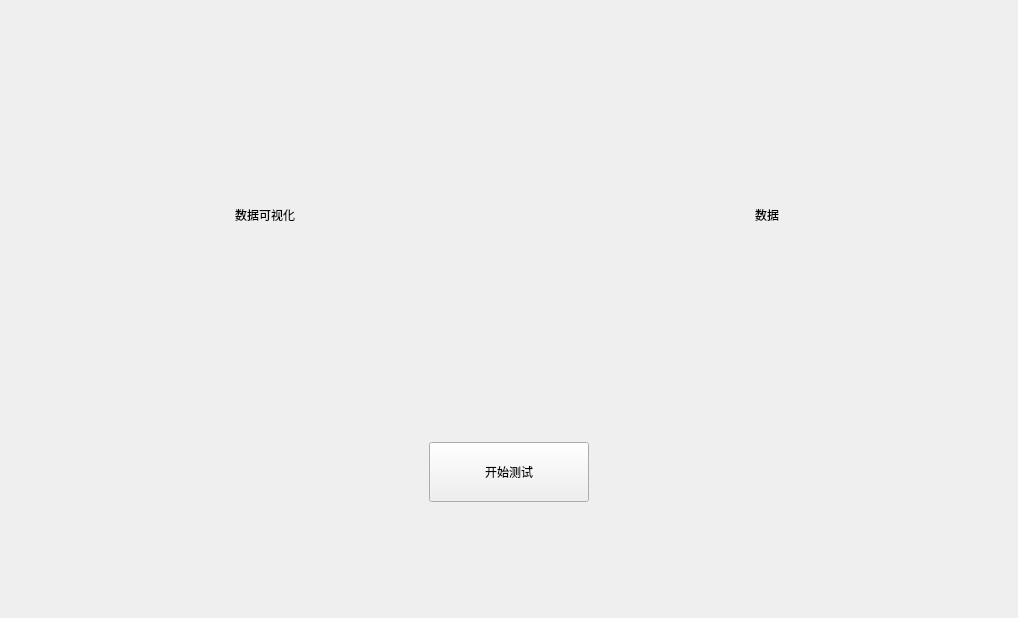
<?xml version="1.0" encoding="UTF-8"?>
<ui version="4.0">
 <class>Form</class>
 <widget class="QWidget" name="Form">
  <property name="geometry">
   <rect>
    <x>0</x>
    <y>0</y>
    <width>1018</width>
    <height>618</height>
   </rect>
  </property>
  <property name="sizePolicy">
   <sizepolicy hsizetype="Expanding" vsizetype="Expanding">
    <horstretch>0</horstretch>
    <verstretch>0</verstretch>
   </sizepolicy>
  </property>
  <property name="minimumSize">
   <size>
    <width>1018</width>
    <height>618</height>
   </size>
  </property>
  <property name="windowTitle">
   <string>Form</string>
  </property>
  <layout class="QVBoxLayout" name="verticalLayout_3" stretch="5,0,1">
   <item>
    <widget class="QWidget" name="widget_6" native="true">
     <layout class="QHBoxLayout" name="horizontalLayout_2">
      <item>
       <widget class="QLabel" name="label_datashow">
        <property name="minimumSize">
         <size>
          <width>490</width>
          <height>0</height>
         </size>
        </property>
        <property name="text">
         <string>数据可视化</string>
        </property>
        <property name="alignment">
         <set>Qt::AlignCenter</set>
        </property>
       </widget>
      </item>
      <item>
       <spacer name="verticalSpacer_2">
        <property name="orientation">
         <enum>Qt::Vertical</enum>
        </property>
        <property name="sizeHint" stdset="0">
         <size>
          <width>20</width>
          <height>387</height>
         </size>
        </property>
       </spacer>
      </item>
      <item>
       <widget class="QLabel" name="label_data">
        <property name="minimumSize">
         <size>
          <width>490</width>
          <height>0</height>
         </size>
        </property>
        <property name="text">
         <string>数据</string>
        </property>
        <property name="alignment">
         <set>Qt::AlignCenter</set>
        </property>
       </widget>
      </item>
     </layout>
    </widget>
   </item>
   <item>
    <widget class="QWidget" name="widget_4" native="true">
     <property name="sizePolicy">
      <sizepolicy hsizetype="Expanding" vsizetype="Minimum">
       <horstretch>0</horstretch>
       <verstretch>0</verstretch>
      </sizepolicy>
     </property>
     <property name="minimumSize">
      <size>
       <width>0</width>
       <height>70</height>
      </size>
     </property>
     <layout class="QHBoxLayout" name="horizontalLayout_6">
      <item>
       <layout class="QHBoxLayout" name="horizontalLayout" stretch="1,0,1">
        <property name="topMargin">
         <number>0</number>
        </property>
        <property name="bottomMargin">
         <number>0</number>
        </property>
        <item>
         <widget class="QWidget" name="widget_2" native="true">
          <property name="sizePolicy">
           <sizepolicy hsizetype="Preferred" vsizetype="Expanding">
            <horstretch>0</horstretch>
            <verstretch>0</verstretch>
           </sizepolicy>
          </property>
          <layout class="QHBoxLayout" name="horizontalLayout_3">
           <item>
            <spacer name="horizontalSpacer">
             <property name="orientation">
              <enum>Qt::Horizontal</enum>
             </property>
             <property name="sizeType">
              <enum>QSizePolicy::Expanding</enum>
             </property>
             <property name="sizeHint" stdset="0">
              <size>
               <width>389</width>
               <height>20</height>
              </size>
             </property>
            </spacer>
           </item>
          </layout>
         </widget>
        </item>
        <item>
         <widget class="QWidget" name="widget" native="true">
          <property name="sizePolicy">
           <sizepolicy hsizetype="Expanding" vsizetype="Expanding">
            <horstretch>0</horstretch>
            <verstretch>0</verstretch>
           </sizepolicy>
          </property>
          <layout class="QHBoxLayout" name="horizontalLayout_5">
           <property name="topMargin">
            <number>9</number>
           </property>
           <property name="bottomMargin">
            <number>9</number>
           </property>
           <item>
            <widget class="QPushButton" name="pushButton">
             <property name="sizePolicy">
              <sizepolicy hsizetype="Expanding" vsizetype="Expanding">
               <horstretch>0</horstretch>
               <verstretch>0</verstretch>
              </sizepolicy>
             </property>
             <property name="minimumSize">
              <size>
               <width>160</width>
               <height>60</height>
              </size>
             </property>
             <property name="text">
              <string>开始测试</string>
             </property>
            </widget>
           </item>
          </layout>
         </widget>
        </item>
        <item>
         <widget class="QWidget" name="widget_3" native="true">
          <property name="sizePolicy">
           <sizepolicy hsizetype="Expanding" vsizetype="Preferred">
            <horstretch>0</horstretch>
            <verstretch>20</verstretch>
           </sizepolicy>
          </property>
          <layout class="QHBoxLayout" name="horizontalLayout_4">
           <item>
            <spacer name="horizontalSpacer_2">
             <property name="orientation">
              <enum>Qt::Horizontal</enum>
             </property>
             <property name="sizeHint" stdset="0">
              <size>
               <width>389</width>
               <height>20</height>
              </size>
             </property>
            </spacer>
           </item>
          </layout>
         </widget>
        </item>
       </layout>
      </item>
     </layout>
    </widget>
   </item>
   <item>
    <widget class="QWidget" name="widget_5" native="true">
     <layout class="QVBoxLayout" name="verticalLayout">
      <item>
       <spacer name="verticalSpacer">
        <property name="orientation">
         <enum>Qt::Vertical</enum>
        </property>
        <property name="sizeHint" stdset="0">
         <size>
          <width>20</width>
          <height>81</height>
         </size>
        </property>
       </spacer>
      </item>
     </layout>
    </widget>
   </item>
  </layout>
 </widget>
 <resources/>
 <connections/>
</ui>
